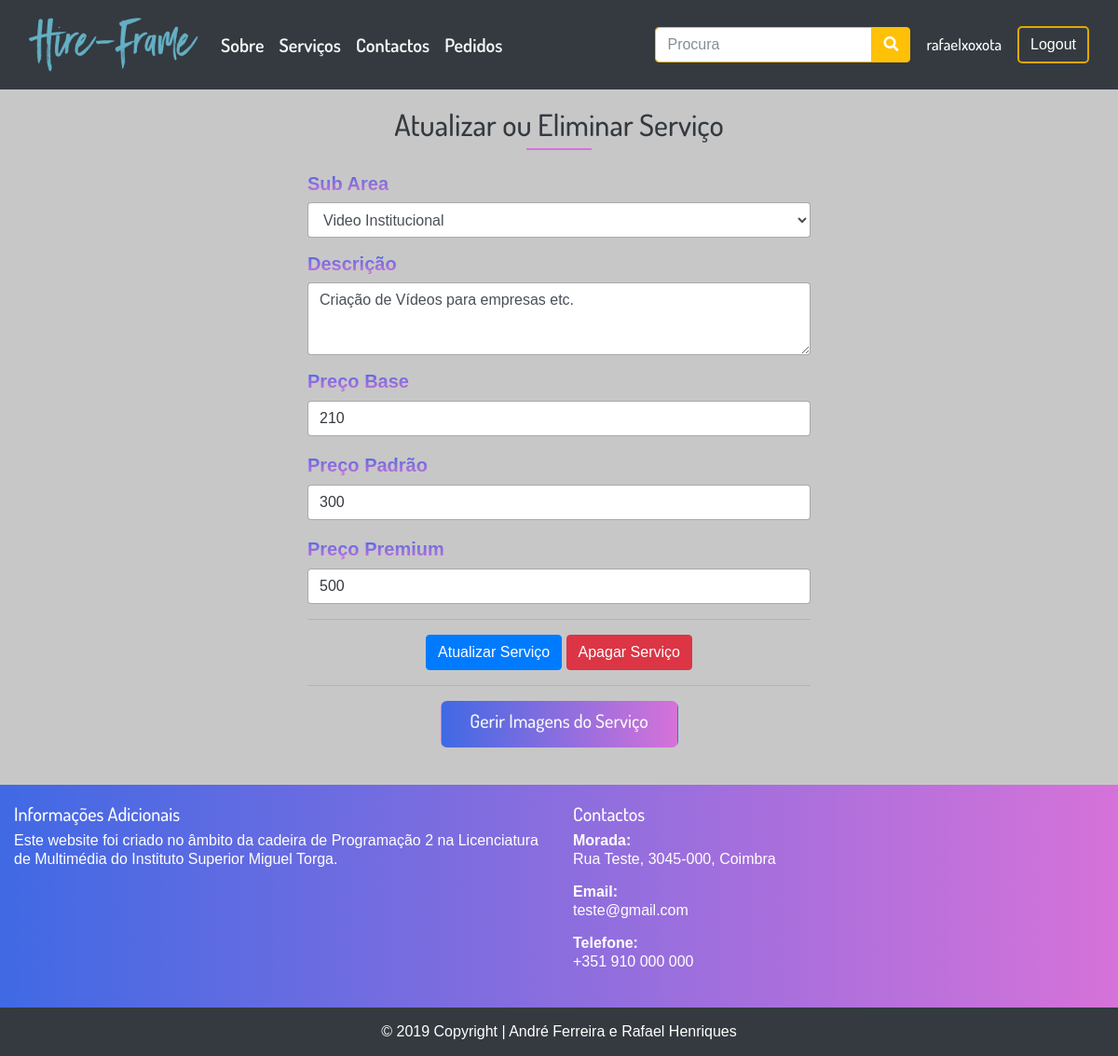
Page /index.php?op=gerirservicos&idservico=18 (signed in) on the committed database.
### tables this page shows
CREATE TABLE IF NOT EXISTS `servico` (
  `id_utilizador` int(11) NOT NULL,
  `id_subarea` int(11) NOT NULL,
  `data` datetime NOT NULL DEFAULT CURRENT_TIMESTAMP ON UPDATE CURRENT_TIMESTAMP,
  `id_servico` int(11) NOT NULL AUTO_INCREMENT,
  `descricao` varchar(255) NOT NULL,
  PRIMARY KEY (`id_servico`),
  KEY `fk_id_utilizador_utilizador` (`id_utilizador`),
  KEY `fk_id_subarea_subarea` (`id_subarea`)
);

CREATE TABLE IF NOT EXISTS `subarea` (
  `id_subarea` int(11) NOT NULL AUTO_INCREMENT,
  `nome` varchar(50) NOT NULL,
  `data` datetime NOT NULL DEFAULT CURRENT_TIMESTAMP ON UPDATE CURRENT_TIMESTAMP,
  `id_area` int(11) NOT NULL,
  `img_subarea` varchar(255) NOT NULL,
  PRIMARY KEY (`id_subarea`),
  KEY `fk_id_area_area` (`id_area`)
);

CREATE TABLE IF NOT EXISTS `preco_servico` (
  `id_preco_servico` int(11) NOT NULL AUTO_INCREMENT,
  `base` int(11) NOT NULL,
  `padrao` int(11) NOT NULL,
  `premium` int(11) NOT NULL,
  `id_servico` int(11) NOT NULL,
  PRIMARY KEY (`id_preco_servico`),
  KEY `fk_id_servico_servico` (`id_servico`)
);

### inc/gerirservicos.inc.php (the view, shortened to what this page needs)
<?php if(isset($_SESSION['username'],$_SESSION['id_utilizador'])){
$id = $_SESSION["id_utilizador"];
?>
<div class ="container">
<div class="row justify-content-center">
<div class="col-md-6">
<br>
<header class="col-md-12 mb-4">
          <h2 class="text-center text-dark">Atualizar ou Eliminar Serviço <br><span class="f-700 text-dark"></span></h2>
          <span class="underline-rosa mb-3"></span>
        </header>
<?php
   $id_servico = $_REQUEST["idservico"];
  $db = new PDO("mysql:host=localhost; dbname=projetofinal","root","");
  $dados = $db->query("SELECT preco_servico.id_preco_servico, preco_servico.base, preco_servico.padrao, preco_servico.premium, subarea.nome, servico.descricao, servico.id_subarea AS 'servico associado', servico.id_servico FROM servico JOIN utilizador ON servico.id_utilizador = utilizador.id_utilizador JOIN subarea ON servico.id_subarea = subarea.id_subarea JOIN area ON subarea.id_area = area.id_area JOIN preco_servico ON servico.id_servico = preco_servico.id_servico WHERE utilizador.id_utilizador = $id AND servico.id_servico = $id_servico");
  foreach($dados as $row) {
    echo'
<form method="post" action="" enctype="multipart/form-data">
  <div class="form-group">
  <label class="grad-txt f-20 font-weight-bold" for="exampleFormControlSelect2">Sub Area</label>
    <select class="form-control" name="subareaupdate">
    <option class="bg-dark" value="'.$row['servico associado'].'"selected>'.$row['nome'].'</option>';
   echo '
   <li class="list-group-item text-dark">'.$row["nome"].'</li>
   </select>
  </div>
  <div class="form-group">
  <label class="grad-txt f-20 font-weight-bold" for="exampleFormControlTextarea1">Descrição</label>
    <textarea class="form-control" id="exampleFormControlTextarea1" name="descricao" rows="3">'.$row["descricao"].'</textarea>
  </div>
  <div class="form-group">
  <label class="grad-txt f-20 font-weight-bold" for="exampleFormControlTextarea1">Preço Base</label><br>
    <input class="text-dark form-control" type="number" name="precobase" value="'.$row["base"].'"><br>
    <label class="grad-txt f-20 font-weight-bold" for="exampleFormControlTextarea1">Preço Padrão</label><br>
    <input class="text-dark form-control"  type="number" name="precopadrao" value="'.$row["padrao"].'"><br>
    <label class="grad-txt f-20 font-weight-bold" for="exampleFormControlTextarea1">Preço Premium</label><br>
    <input class="text-dark form-control"  type="number" name="precopremium" value="'.$row["premium"].'">
  </div>';
  echo '
  <hr>
        <div class="row justify-content-center">
          <div class="form-actions">
            <button type="submit" name="submitservice" class="btn btn-primary ml-auto">Atualizar Serviço</button>
            <button type="submit" name="deleteservice" class="btn btn-danger ml-auto">Apagar Serviço</button>
          </div>
        </div>
   </form>
   <hr>
   <div class="row justify-content-center">
  <div class="col-md-6">
    <button class="btn btn-grad grad col-12 mb-3"><h5><a class="text-light" href="index.php?op=listarimagens&id_service='.$row["id_servico"].'">Gerir Imagens do Serviço</a></h5></button>
  </div>
  </div>
';
    }
    ?>
</div>
</div>
</div>
<?php
}
?>

### css/costum.css (style rules this page uses)
* { margin: 0; padding: 0; font-size: 100%; border: none; outline: none; line-height: 1.22; color: #fff; box-sizing: border-box; font-family: 'Dosis', sans-serif; }
body { background-repeat: no-repeat; background-position: center center; background-attachment: fixed; background-color: #c7c7c7; }
.grad { background-image: linear-gradient(to right, #4069E4 , #D672D9); }
.grad-txt { background: -webkit-linear-gradient(#4069E4 , #D672D9); -webkit-background-clip: text; -webkit-text-fill-color: transparent; }
a, a:hover, a:focus, .footer-copyright>a:hover { text-decoration: none; color: #6c757d; }
.underline-rosa { content: ''; border-top: 2px solid #D672D9; width: 70px; display: block; margin-bottom: 8px; margin: 0 auto; }
.btn-grad { font-size: 17px; border-radius: 7px; }
.f-20 { font-size: 20px; }

### rows in the picture
servico: subareaupdate "Video Institucional", descricao "Criação de Vídeos para empresas etc.", precobase "210", precopadrao "300", precopremium "500"

### other values in the picture
$_SESSION["username"] "rafaelxoxota"
